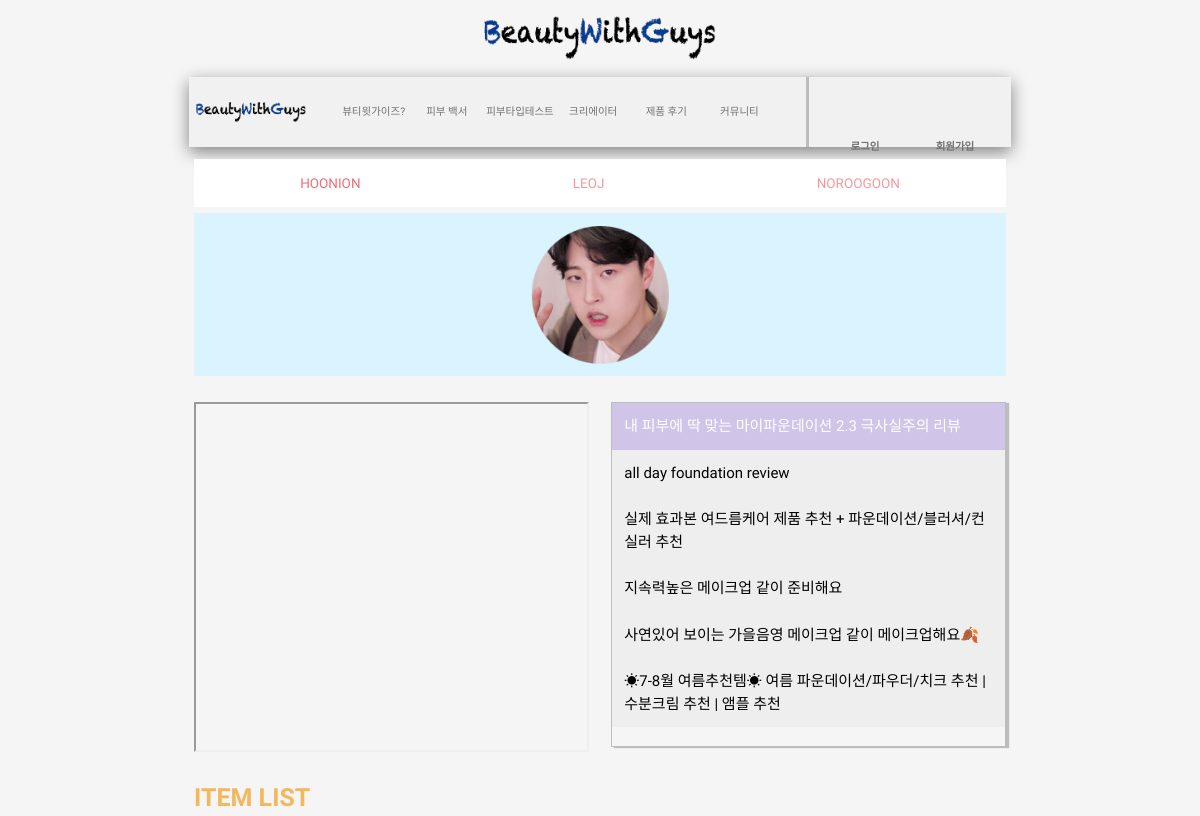
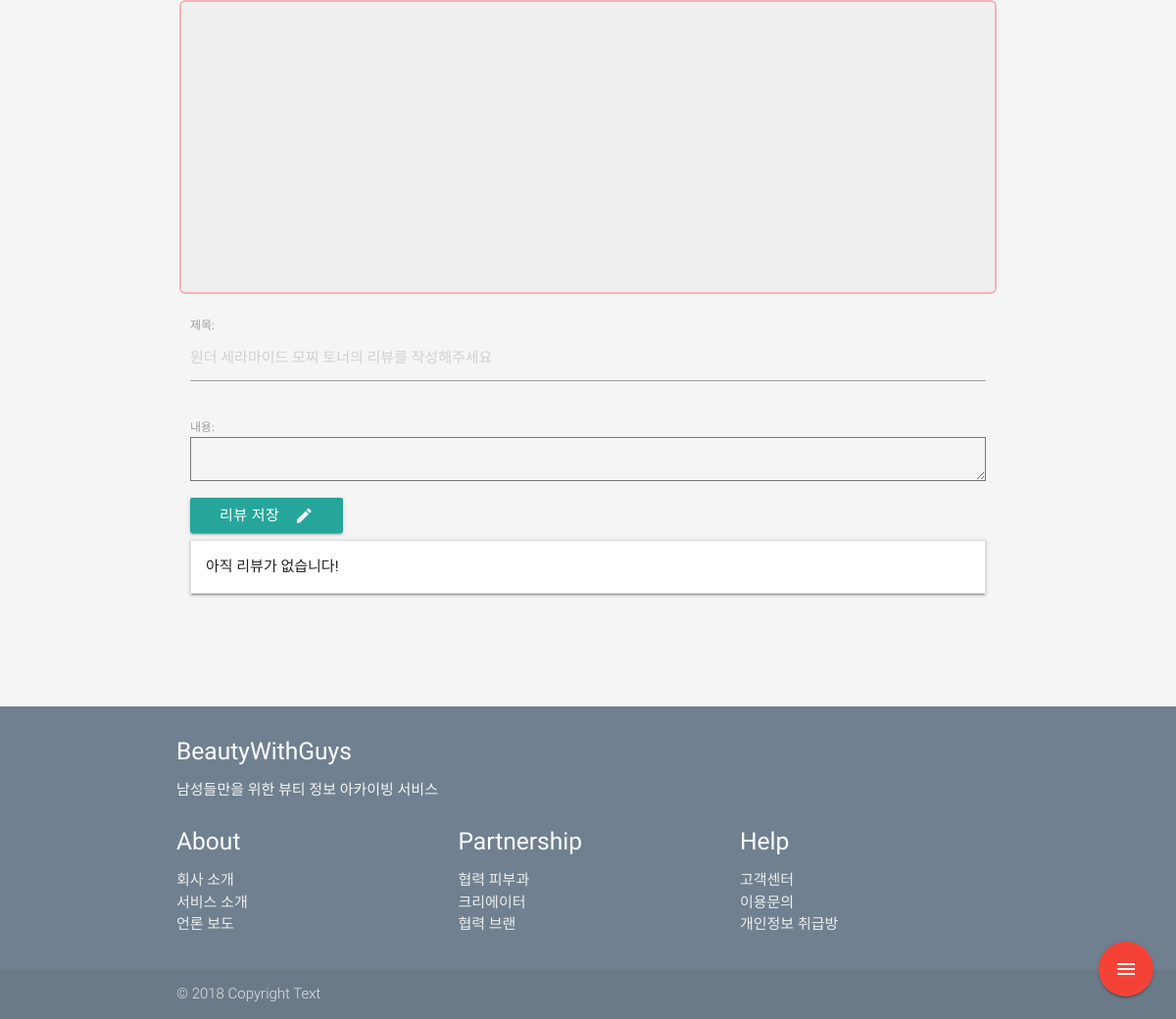
The app's page /creator/ with its own data (2 pictures, top to bottom).
### accounts/models.py (models this page shows, shortened)
class Profile(models.Model):
    user = models.OneToOneField(
        settings.AUTH_USER_MODEL,
        on_delete=models.CASCADE, )
    birth_date = models.DateField(null=True, blank=True)
    skin_type = models.CharField(max_length=30, blank=True)
    image = models.ImageField(
        upload_to='profile/%Y/%m/%d/',
        blank=True,
    )
    is_creator = models.BooleanField(default=False)
    creator_header_img = models.ImageField(
        upload_to='creator/%Y/%m/%d/',
        blank=True,
        null=True,
    )
    def creator_header_image_url(self):
        if self.creator_header_img:
            image_url = self.creator_header_img.url
        else:
            image_url = '/static/header-ex.jpg'
        return image_url

### creator/models.py (models this page shows, shortened)
class Youtube_Content(models.Model):
    creator = models.ForeignKey(
        settings.AUTH_USER_MODEL,
        on_delete=models.CASCADE,
        related_name='Youtube_Content',
    )
    title = models.CharField(max_length=50, verbose_name='제목')
    description = models.TextField(verbose_name='설명')
    youtube_url = models.URLField(verbose_name='링크')
    uploaded_at = models.DateTimeField(auto_now_add=True, verbose_name='생성날짜')
    item = models.ManyToManyField('Item', blank=True, null=True, verbose_name='제품')

### creator/views.py (the view)
# urls.py: path('', views.creator_main, name="creator_page_main"),
def creator_main(request, creatorname=None, content_pk=None):
    creator_list = User.objects.filter(
                    profile__is_creator=True).exclude(
                    Youtube_Content__isnull=True).order_by('pk')
    if creatorname is None:
        creator = creator_list.first()
    else:
        creator = get_object_or_404(User, username=creatorname)
    if content_pk is None:
        youtube_content = creator.Youtube_Content.first()
    else:
        youtube_content = get_object_or_404(
            creator.Youtube_Content,
            pk=content_pk
        )
    try:
        item = youtube_content.item.first()
    except IndexError:
        item = youtube_content.item.none()
    ctx = {
        'creator_list': creator_list,
        'creator': creator,
        'youtube_content': youtube_content,
        'form': ReviewForm(),
        'item': item,
    }
    return render(request, 'creator/creator_page.html', ctx)

### creator/forms.py
class ReviewForm(forms.ModelForm):
    class Meta:
        model = Review
        fields = ('title', 'content',)

### beautiful/context_processors.py (called while the page is built)
def brand(request):
    return {
        'brands': Brand.objects.all(),
    }

def skintype(request):
    return {
        'skin_types': SkinType.objects.all(),
    }

def category(request):
    return{
        'categories': Category.objects.all(),
    }

### creator/models.py (called while the page is built)
    def item_image_url(self):
        if self.item_image:
            image_url = self.item_image.url
        else:
            image_url = '/static/no-image.jpg'
        return image_url

### creator/templates/creator/creator_page.html (shortened to what this page needs)
{% extends 'base.html' %}
{% load static %}
{% block extra_head %}
    <link rel="stylesheet" type="text/css" href="{% static 'css/creator_main.css'%}">
{% endblock %}
{% block content %}
  <div class="row" id="creator_tab" style="margin-top:30px;">
    <div class="col s12" id="no-padding">
      <ul class="tabs tabs-fixed-width">
        {% for creator_i in creator_list %}
          <li class="tab col">
            <a class="{% if creator_i == youtube_content.creator %}active{% endif %}" target="_self" href="{% url 'creator:creator_page' creator_i.username %}">{{ creator_i.username }}</a>
          </li>
        {% endfor %}
      </ul>
    </div>
  </div>
  <div class="row">
    <div id="creator-header" class="hide-on-small-only col l12">
      <img src="{{ creator.profile.creator_header_image_url }}" >
    </div>
  </div>
  <div class="row test">
    <div class="col l6 s12">
      <iframe id="iframe" width="570" height="350"
      src="{{ youtube_content.youtube_url }}">
      </iframe>
    </div>
    <div class="col l6 s12">
      <div class="vertical-menu">
        {% for video in creator.Youtube_Content.all %}
        <a href="{% url 'creator:creator_page' creator.username video.pk %}"
           class="{% if video.pk == youtube_content.pk %}
                  active
                  {% endif %}">{{ video.title }}</a>
        {% endfor %}
      </div>
    </div>
  </div>
  {% if item %}
      <div id="item-header">ITEM LIST</div>
      <div class="row">
        <div class="carousel" id="item-slide-wrapper">
        </div>
      </div>
      <div id="review_board">
        {% include 'creator/review.html' with item=item %}
      </div>
  {% else %}
    <div id="no-item-in-video" >
    <a class="btn-large disabled">이 영상에는 소개되는 제품이 없습니다</a>
    </div>
  {% endif %}
{% endblock %}

### main/static/css/beauty_wiki.css (style rules this page uses)
.tabs .tab a { font-size:0.9rem !important; }
.tabs li { overflow:hidden; }

### main/static/css/main_core.css (style rules this page uses)
.col a { color:white; }
body { display: flex; min-height: 100vh; flex-direction: column; }

### main/static/css/post_css.css (style rules this page uses)
ul li a { color:black; }

### main/static/css/creator_main.css (style rules this page uses)
#creator_tab { margin-bottom: 6px; }
#creator-header img { text-align: center; width: 100%; height: auto; }
#iframe { width: 100%; }
@media only screen and (min-width: 500px) { .vertical-menu { height: 345px; } }
.vertical-menu { width: 100%; border: 1px #bdbdbd solid; overflow-y: auto; box-shadow: 3px 1px 1px #bdbdbd; display: inline-block; }
.vertical-menu a { background-color: #eee; color: black; display: block; padding: 12px; text-decoration: none; }
.vertical-menu a.active { background-color: #d1c4e9; color: white; }
#item-header { font-weight: bold; font-size: 25px; color: #f3b85d; }
#item-slide-wrapper { margin: auto; height: 300px; background-color: #efefef; border: 2px solid #f6b2b5; border-radius: 6px; }

### records on screen
Youtube_Content: title "내 피부에 딱 맞는 마이파운데이션 2.3 극사실주의 리뷰"
Youtube_Content: title "all day foundation review"
Youtube_Content: title "실제 효과본 여드름케어 제품 추천 + 파운데이션/블러셔/컨실러 추천"
Youtube_Content: title "지속력높은 메이크업 같이 준비해요"
Youtube_Content: title "사연있어 보이는 가을음영 메이크업 같이 메이크업해요🍂"
Youtube_Content: title "☀7-8월 여름추천템☀ 여름 파운데이션/파우더/치크 추천 | 수분크림 추천 | 앰플 추천"

### other values on screen
{{ creator_i.username }} "HOONION"
{{ creator_i.username }} "LEOJ"
{{ creator_i.username }} "NOROOGOON"
